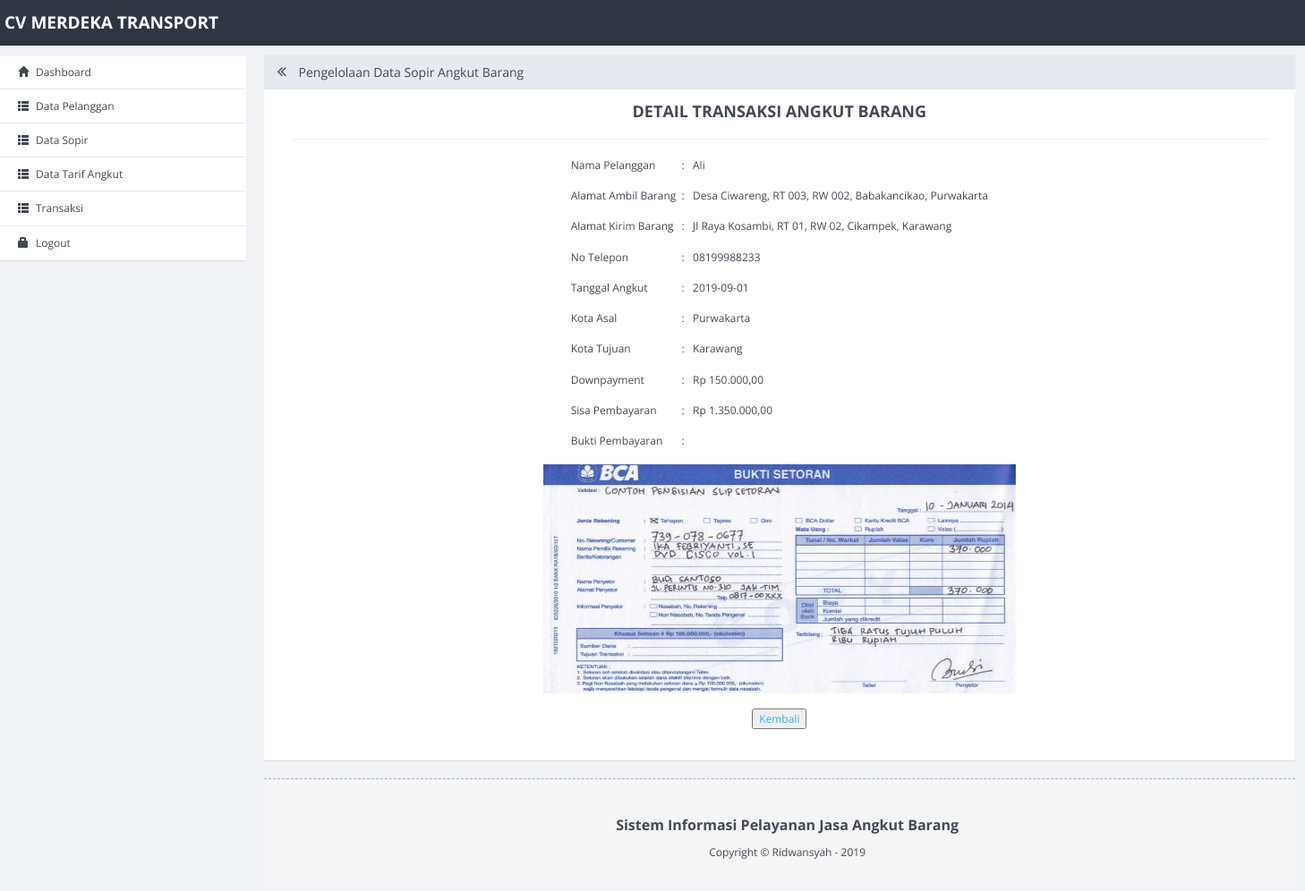
Page /administrator/admin/detail_transaksi.php?id=TRNSK00001 on the committed database.
### tables this page shows
CREATE TABLE IF NOT EXISTS `transaksi` (
  `id_transaksi` varchar(10) NOT NULL,
  `id_pelanggan` int(10) NOT NULL,
  `id_tarif` int(10) NOT NULL,
  `id_sopir` int(10) NOT NULL,
  `tanggal` date NOT NULL,
  `bulan` varchar(2) NOT NULL,
  `tahun` varchar(4) NOT NULL,
  `alamat_angkut` text NOT NULL,
  `alamat_tujuan` text NOT NULL,
  `dp` int(11) NOT NULL,
  `sisa` int(11) NOT NULL,
  `bukti_pembayaran` varchar(50) NOT NULL,
  `status` int(11) NOT NULL
);

CREATE TABLE IF NOT EXISTS `pelanggan` (
`id_pelanggan` int(10) NOT NULL,
  `nama` varchar(30) NOT NULL,
  `no_tlp` varchar(13) NOT NULL,
  `email` varchar(50) NOT NULL,
  `alamat` text NOT NULL,
  `username` varchar(10) NOT NULL,
  `password` varchar(10) NOT NULL,
  `kode` varchar(6) NOT NULL,
  `status` int(1) NOT NULL
);

CREATE TABLE IF NOT EXISTS `tarif` (
`id_tarif` int(10) NOT NULL,
  `kota_asal` varchar(20) NOT NULL,
  `kota_tujuan` varchar(20) NOT NULL,
  `max_kapasitas` int(10) NOT NULL,
  `harga` int(10) NOT NULL
);

### administrator/admin/detail_transaksi.php (the view, shortened to what this page needs)
<!DOCTYPE html>
<html>
  <head>
    <link rel="stylesheet" href="dist/css/site.min.css">
  </head>
  <body>
    <nav role="navigation" class="navbar navbar-custom">
        <div class="container-fluid">
          <div class="navbar-header">
            <h4><font color=white>CV MERDEKA TRANSPORT</font></h4>
          </div>
        </div>
      </nav>
    <div class="container-fluid">
        <div class="row row-offcanvas row-offcanvas-left">
          <div class="col-xs-6 col-sm-3 sidebar-offcanvas" role="navigation">
            <ul class="list-group panel">
                <li class="list-group-item"><a href="depan_admin.php"><i class="glyphicon glyphicon-home"></i>Dashboard </a></li>
                <li class="list-group-item"><a href="data_pelanggan.php"><i class="glyphicon glyphicon-th-list"></i>Data Pelanggan </a></li>
                <li class="list-group-item"><a href="data_sopir.php"><i class="glyphicon glyphicon-th-list"></i>Data Sopir </a></li>
                <li class="list-group-item"><a href="data_tarif.php"><i class="glyphicon glyphicon-th-list"></i>Data Tarif Angkut </a></li>
                <li class="list-group-item"><a href="data_transaksi.php"><i class="glyphicon glyphicon-th-list"></i>Transaksi </a></li>
                <li class="list-group-item"><a href="logout.php" ><i class="glyphicon glyphicon-lock"></i>Logout</a></li>
              </ul>
          </div>
          <div class="col-xs-12 col-sm-9 content">
            <div class="panel panel-default">
              <div class="panel-heading">
                <h3 class="panel-title"><a href="javascript:void(0);" class="toggle-sidebar"><span class="fa fa-angle-double-left" data-toggle="offcanvas" title="Maximize Panel"></span></a> Pengelolaan Data Sopir Angkut Barang</h3>
              </div>
              <div class="panel-body">
                  <div class="content-row">
		  <center>
                    <h2 class="content-row-title">DETAIL TRANSAKSI ANGKUT BARANG</h2><hr>
<?php
$ambil=mysql_query("select * from transaksi, tarif, pelanggan where transaksi.id_pelanggan=pelanggan.id_pelanggan and tarif.id_tarif=transaksi.id_tarif and transaksi.id_transaksi='$_GET[id]'");
$data=mysql_fetch_array($ambil);
?>
<table border=0>
<tr><td>Nama Pelanggan</td><td>&nbsp;&nbsp;: &nbsp;&nbsp;</td><td><?php echo $data['nama'];?></td></tr>
<tr><td>&nbsp;</td></tr>
<tr><td>Alamat Ambil Barang</td><td>&nbsp;&nbsp;: &nbsp;&nbsp;</td><td><?php echo $data['alamat_angkut'];?></td></tr>
<tr><td>&nbsp;</td></tr>
<tr><td>Alamat Kirim Barang</td><td>&nbsp;&nbsp;: &nbsp;&nbsp;</td><td><?php echo $data['alamat_tujuan'];?></td></tr>
<tr><td>&nbsp;</td></tr>
<tr><td>No Telepon</td><td>&nbsp;&nbsp;: &nbsp;&nbsp;</td><td><?php echo $data['no_tlp'];?></td></tr>
<tr><td>&nbsp;</td></tr>
<tr><td>Tanggal Angkut</td><td>&nbsp;&nbsp;: &nbsp;&nbsp;</td><td><?php echo $data['tanggal'];?></td></tr>
<tr><td>&nbsp;</td></tr>
<tr><td>Kota Asal</td><td>&nbsp;&nbsp;: &nbsp;&nbsp;</td><td><?php echo $data['kota_asal'];?></td></tr>
<tr><td>&nbsp;</td></tr>
<tr><td>Kota Tujuan</td><td>&nbsp;&nbsp;: &nbsp;&nbsp;</td><td><?php echo $data['kota_tujuan'];?></td></tr>
<tr><td>&nbsp;</td></tr>
<tr><td>Downpayment</td><td>&nbsp;&nbsp;: &nbsp;&nbsp;</td><td>
<?php
$jumlah=$data['dp'];
$jumlah_desimal="2";
$pemisah_desimal=",";
$pemisah_ribuan=".";
echo "Rp ".number_format($jumlah,$jumlah_desimal,$pemisah_desimal,$pemisah_ribuan);
?>
</td></tr>
<tr><td>&nbsp;</td></tr>
<tr><td>Sisa Pembayaran</td><td>&nbsp;&nbsp;: &nbsp;&nbsp;</td><td>
<?php
$jumlah=$data['sisa'];
$jumlah_desimal="2";
$pemisah_desimal=",";
$pemisah_ribuan=".";
echo "Rp ".number_format($jumlah,$jumlah_desimal,$pemisah_desimal,$pemisah_ribuan);
?>
</td></tr>
<tr><td>&nbsp;</td></tr>
<tr><td>Bukti Pembayaran</td><td>&nbsp;&nbsp;: &nbsp;&nbsp;</td></tr>
</table>
<br>
<img src="data/<?php echo $data['bukti_pembayaran']?>">
<br><br>
<a href="data_transaksi.php"><input type="button" value="Kembali"></a>
        </div>
      </div>
    </div>
    <div class="site-footer">
      <div class="container">
        <div class="copyright clearfix">
          <center>
		<p><b>Sistem Informasi Pelayanan Jasa Angkut Barang</b>
          	<p>Copyright &copy; Ridwansyah - 2019</p>
	  </center>
        </div>
      </div>
    </div>
  </body>
</html>

### rows in the picture
transaksi: id_pelanggan.nama "Ali", alamat_angkut "Desa Ciwareng, RT 003, RW 002, Babakancikao, Purwakarta", alamat_tujuan "Jl Raya Kosambi, RT 01, RW 02, Cikampek, Karawang", id_pelanggan.no_tlp "08199988233", tanggal "2019-09-01", id_tarif.kota_asal "Purwakarta", id_tarif.kota_tujuan "Karawang", dp "150.000,00", sisa "1.350.000,00", bukti_pembayaran (picture)
